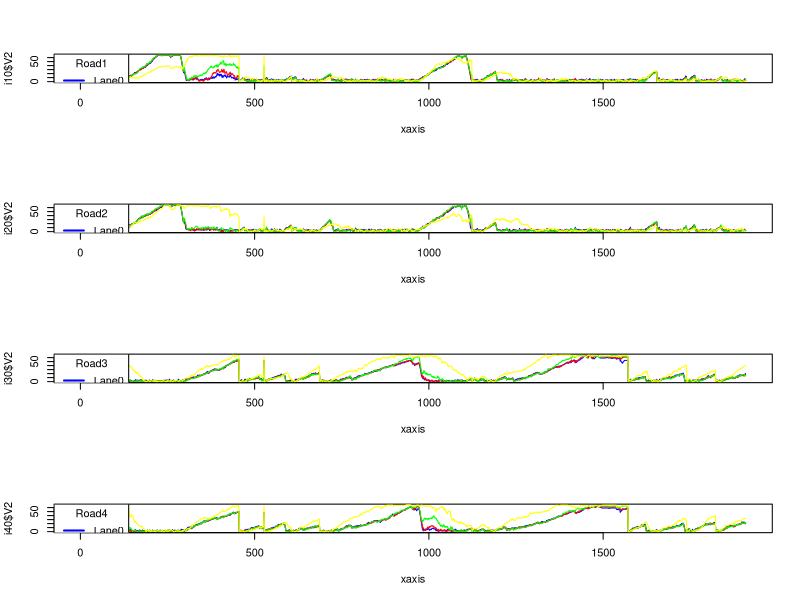

The R script that drew this image:
file <- read.csv('vehicles.csv',header=FALSE)
i10 <- subset( file, V1 == "1i_0")
i11 <- subset( file, V1 == "1i_1")
i12 <- subset( file, V1 == "1i_2")
i13 <- subset( file, V1 == "1i_3")
i20 <- subset( file, V1 == "2i_0")
i21 <- subset( file, V1 == "2i_1")
i22 <- subset( file, V1 == "2i_2")
i23 <- subset( file, V1 == "2i_3")
i30 <- subset( file, V1 == "3i_0")
i31 <- subset( file, V1 == "3i_1")
i32 <- subset( file, V1 == "3i_2")
i33 <- subset( file, V1 == "3i_3")
i40 <- subset( file, V1 == "4i_0")
i41 <- subset( file, V1 == "4i_1")
i42 <- subset( file, V1 == "4i_2")
i43 <- subset( file, V1 == "4i_3")

xaxis <- seq(1,nrow(i10))
X11(width=28,height=16)
par("cin",mfrow=c(4,1))

plot(xaxis,i10$V2,type="l",col="blue")
lines(xaxis,i11$V2,col="red")
lines(xaxis,i12$V2,col="green")
lines(xaxis,i13$V2,col="yellow")
legend("topleft",title="Road1",c("Lane0","Lane1","Lane2","Lane3"),col=c("blue","red","green","yellow"),lwd=c(2,2,2,2))

plot(xaxis,i20$V2,type="l",col="blue")
lines(xaxis,i21$V2,col="red")
lines(xaxis,i22$V2,col="green")
lines(xaxis,i23$V2,col="yellow")
legend("topleft",title="Road2",c("Lane0","Lane1","Lane2","Lane3"),col=c("blue","red","green","yellow"),lwd=c(2,2,2,2))

plot(xaxis,i30$V2,type="l",col="blue")
lines(xaxis,i31$V2,col="red")
lines(xaxis,i32$V2,col="green")
lines(xaxis,i33$V2,col="yellow")
legend("topleft",title="Road3",c("Lane0","Lane1","Lane2","Lane3"),col=c("blue","red","green","yellow"),lwd=c(2,2,2,2))

plot(xaxis,i40$V2,type="l",col="blue")
lines(xaxis,i41$V2,col="red")
lines(xaxis,i42$V2,col="green")
lines(xaxis,i43$V2,col="yellow")
legend("topleft",title="Road4",c("Lane0","Lane1","Lane2","Lane3"),col=c("blue","red","green","yellow"),lwd=c(2,2,2,2))

invisible(readLines("stdin",n=1))
